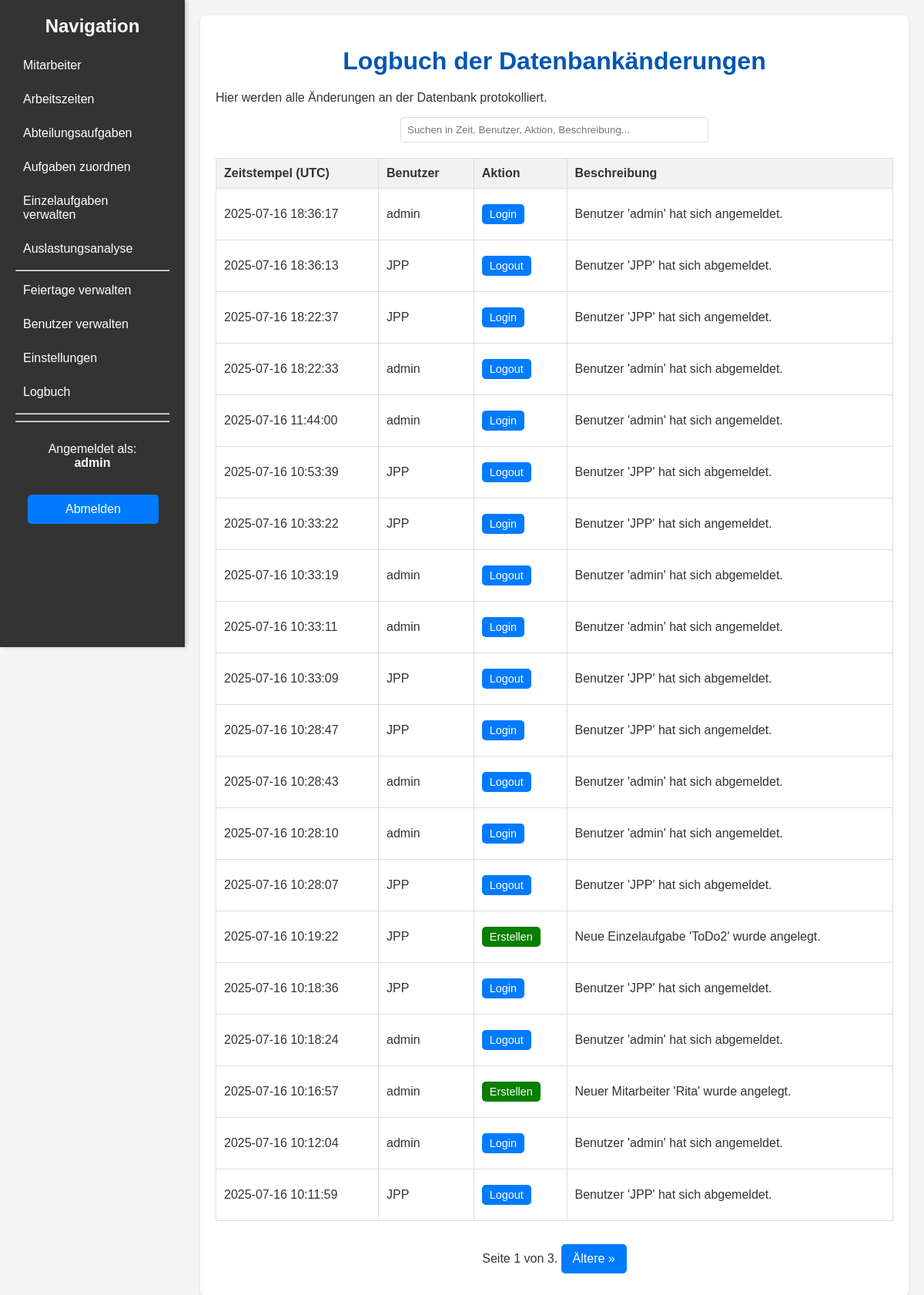
The app's page /admin/logbook (signed in), older data.
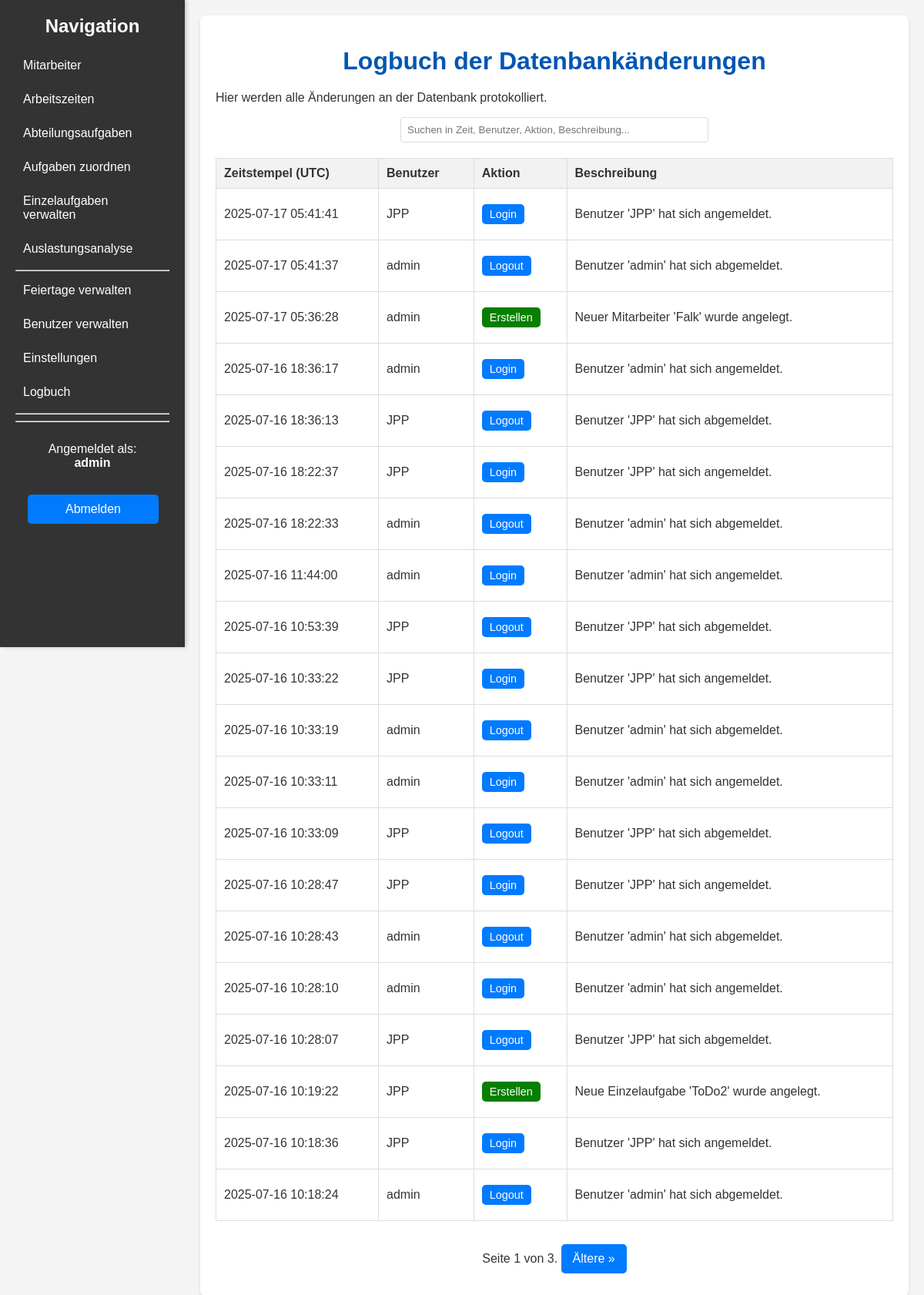
The same page, newer data.
### models.py (models this page shows, shortened)
class Log(db.Model):
    id = db.Column(db.Integer, primary_key=True)
    timestamp = db.Column(db.DateTime, default=datetime.utcnow, nullable=False)
    user_id = db.Column(db.Integer, db.ForeignKey('user.id'), nullable=True)
    username = db.Column(db.String(100), nullable=False)
    action = db.Column(db.String(50), nullable=False)
    description = db.Column(db.String(500), nullable=False)
    user = db.relationship('User', backref='logs')

### app.py (the view)
@app.route('/admin/logbook')
@login_required
@admin_required
def logbook():
    page = request.args.get('page', 1, type=int)
    logs = Log.query.order_by(Log.timestamp.desc()).paginate(page=page, per_page=20)
    return render_template('logbook.html', logs=logs)

### app.py (called while the page is built)
@login_manager.user_loader
def load_user(user_id):
    return User.query.get(int(user_id))

def admin_required(f):
    @wraps(f)
    def decorated_function(*args, **kwargs):
        if not current_user.is_admin:
            flash('Für diese Aktion sind Administratorrechte erforderlich.', 'danger')
            return redirect(url_for('index'))
        return f(*args, **kwargs)
    return decorated_function

### templates/logbook.html (shortened to what this page needs)
{% extends "base.html" %}
{% block content %}
    <h1>Logbuch der Datenbankänderungen</h1>
    <p>Hier werden alle Änderungen an der Datenbank protokolliert.</p>
    <div class="search-container">
        <input type="text" id="logbookSearch" onkeyup="filterTable()" placeholder="Suchen in Zeit, Benutzer, Aktion, Beschreibung...">
    </div>
    <table id="logbookTable">
        <thead>
            <tr>
                <th class="sortable-header" data-column="timestamp">Zeitstempel (UTC)</th>
                <th class="sortable-header" data-column="user">Benutzer</th>
                <th class="sortable-header" data-column="action">Aktion</th>
                <th>Beschreibung</th>
            </tr>
        </thead>
        <tbody>
            {% for log in logs.items %}
            <tr>
                <td>{{ log.timestamp.strftime('%Y-%m-%d %H:%M:%S') }}</td>
                <td>{{ log.username }}</td>
                <td><span class="button small
                    {% if log.action == 'Erstellen' %}create{% elif log.action == 'Löschen' %}delete{% elif log.action == 'Bearbeiten' %}edit{%  else %}edit-btn{% endif %}">
                    {{ log.action }}
                    </span>
                </td>
                <td style="word-break: break-all;">{{ log.description }}</td>
            </tr>
            {% else %}
            <tr>
                <td colspan="4">Das Logbuch ist leer.</td>
            </tr>
            {% endfor %}
        </tbody>
    </table>
    <div class="pagination" style="text-align: center; margin-top: 20px;">
        Seite {{ logs.page }} von {{ logs.pages }}.
        {% if logs.has_next %}
            <a href="{{ url_for('logbook', page=logs.next_num) }}" class="button">Ältere &raquo;</a>
        {% endif %}
    </div>
{% endblock %}

Row changes from the older to the newer data that the page shows:
no longer on this page (row unchanged): Log: timestamp "2025-07-16 10:16:57", username "admin", action "Erstellen", description "Neuer Mitarbeiter 'Rita' wurde angelegt."
no longer on this page (row unchanged): Log: timestamp "2025-07-16 10:12:04", username "admin", action "Login", description "Benutzer 'admin' hat sich angemeldet."
no longer on this page (row unchanged): Log: timestamp "2025-07-16 10:11:59", username "JPP", action "Logout", description "Benutzer 'JPP' hat sich abgemeldet."
added Log: timestamp "2025-07-17 05:41:41", username "JPP", action "Login", description "Benutzer 'JPP' hat sich angemeldet."
added Log: timestamp "2025-07-17 05:41:37", username "admin", action "Logout", description "Benutzer 'admin' hat sich abgemeldet."
added Log: timestamp "2025-07-17 05:36:28", username "admin", action "Erstellen", description "Neuer Mitarbeiter 'Falk' wurde angelegt."
